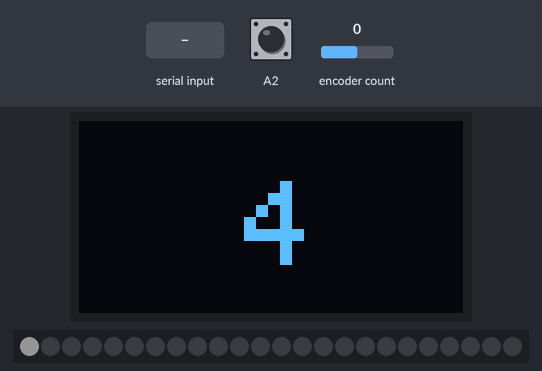
Bench run of a sketch on a simulated Arduino Uno, built with avr-gcc and run on an emulated ATmega328P. Shown: 128×64 one-colour display, 24 RGB LEDs in strip order, left to right. Inputs (shaded band) come from the test bench; at power-on: encoder count 0, A2 HIGH. Dim RGB values are drawn brighter than linear; the display library's start-up logo is not drawn; what the sketch prints to the serial monitor is not drawn.

Above: at 1.7 s.
1.8 s: encoder count set to -1
At 2.8 s:
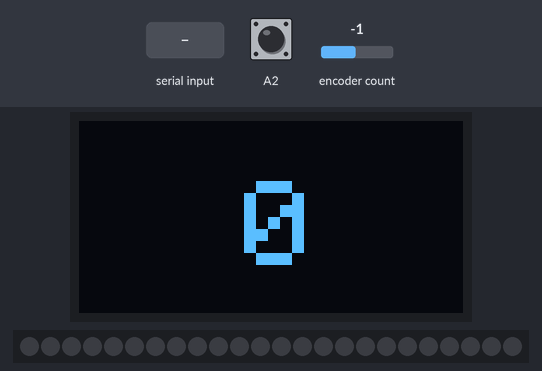
3.3 s: A2 pulled LOW for 0.15 s
10.2 s: "100\n" received over Serial
At 12.7 s:
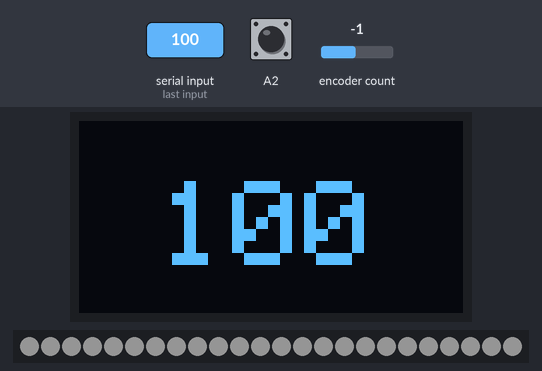
Timing chart, 0 to 14.2 s (numbered marks = the images above; inputs shaded):
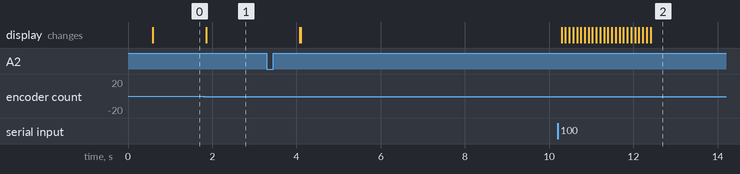

Measured:
- after the input at 10.2 s, the display: first changes after 0.09 s (image 2 shows a later state)

The sketch:

ring.ino
```cpp
#include <Adafruit_NeoPixel.h>
#include <ClickEncoder.h>
#include <TimerOne.h>
#include <SPI.h>
#include <Wire.h>
#include <Adafruit_GFX.h>
#include <Adafruit_SSD1306.h>
#include <math.h>

ClickEncoder *encoder;
int16_t last, value;

void timerIsr() {
  encoder->service();
}

#define SCREEN_WIDTH 128 // OLED display width, in pixels
#define SCREEN_HEIGHT 64 // OLED display height, in pixels
#define OLED_RESET     -1 // Reset pin # (or -1 if sharing Arduino reset pin)
Adafruit_SSD1306 display(SCREEN_WIDTH, SCREEN_HEIGHT, &Wire, OLED_RESET);

#define IDLE_DELAY   30
#define WIRE_ADDRESS  8
#define NEO_PIN       6
#define NUMPIXELS    24
#define FIVE_SECONDS_MS 2000

Adafruit_NeoPixel pixels(NUMPIXELS, NEO_PIN, NEO_GRBW + NEO_KHZ800);

uint8_t currentVolume = 0;
uint16_t timeSinceChange = 0;
uint8_t ringIsOff = 0;

int cooldown = 0;
String volsource = "";

boolean newData = false;
const byte numChars = 6;          // maximum Serial message length
char receivedChars[numChars];     // an array to store the received data

float volume = 0;

void setup() {
  // SSD1306_SWITCHCAPVCC = generate display voltage from 3.3V internally
  if(!display.begin(SSD1306_SWITCHCAPVCC, 0x3C)) {
    Serial.println(F("SSD1306 allocation failed"));
    for(;;); // Don't proceed, loop forever
  }

  // Show initial display buffer contents on the screen --
  // the library initializes this with an Adafruit splash screen.
  display.setTextSize(4);      // Normal 1:1 pixel scale
  display.setTextColor(WHITE); // Draw white text
  display.display();
  delay(500); // Pause for 2 seconds

  // Clear the buffer
  display.clearDisplay();

  pixels.begin();
  Serial.begin(9600);
  encoder = new ClickEncoder(A1, A0, A2);

  Timer1.initialize(480);
  Timer1.attachInterrupt(timerIsr);

  last = -1;
}

void loop() {
  value += encoder->getValue();

  if (cooldown > 0) cooldown --;

  if (value != last and newData == false) {
    Serial.println("rotary");
    newData = true;
     if (volume >= 0 and volume <= 48) {
      if (value > last && volume < 48) volume ++;
      if (value < last && volume > 0) volume --;
    }
    last = value;
    Serial.print("volume:");
    Serial.println(int(volume * 100/48));
    cooldown = 100;
    volsource = "rotary";
  }

  if (cooldown == 0 and value == last and Serial.available() and newData == false) {
    recvWithEndMarker();
    volume = int(atoi(receivedChars) * 0.48);
    volsource = "serial";
  }

  ClickEncoder::Button b = encoder->getButton();
  if (b != ClickEncoder::Open) {
    if (b == ClickEncoder::Clicked) {
      display.invertDisplay(true);
      delay(20);
      display.invertDisplay(false);
    }
    if (b == ClickEncoder::DoubleClicked) Serial.println("doubleclick");
    if (b == ClickEncoder::Pressed) Serial.println("press");
    if (b == ClickEncoder::Held) Serial.println("hold");
    if (b == ClickEncoder::Released) Serial.println("release");
  }

  if (newData == true) {
    newData = false;

    if (volsource == "rotary") {
      currentVolume = round((volume / 48) * pixels.numPixels());
      renderPixels(0, 0, 0, 20);
    }
    if (volsource == "serial") {
      for (uint8_t i = 0; i < pixels.numPixels(); i++) {
        if(round((volume / 48) * pixels.numPixels()) > currentVolume) currentVolume++;
        else if(round((volume / 48) * pixels.numPixels()) < currentVolume) currentVolume--;
        else { break; }
        delayAndListen(50);
        renderPixels(0, 0, 0, 20);
      }
    }
    timeSinceChange = 0;
    ringIsOff = 0;
  } else {
    if (!ringIsOff && timeSinceChange >= FIVE_SECONDS_MS) {
      fadeOut(0, 0, 0, 20);
      ringIsOff = 1;
    } else {
      timeSinceChange += IDLE_DELAY;
    }

    delayAndListen(IDLE_DELAY);
    return;
  }
}

void renderPixels(uint8_t r, uint8_t g, uint8_t b, uint8_t w) {
  display.clearDisplay();
  int percent = round(4.16 * currentVolume);
  float x = 55;
  if (percent > 10) x = 41;
  if (percent == 100) x = 27;
  display.setCursor(x, 20);     // Start at top-left corner
  display.println(percent);
  display.display();

  pixels.clear();

  for (uint8_t i = 0; i < pixels.numPixels(); i++) {
    if (currentVolume > i) {
      pixels.setPixelColor(i, pixels.Color(r, g, b, w));
    } else {
      pixels.setPixelColor(i, pixels.Color(0, 0, 0, 0));
    }
  }

  pixels.show();
}

// This could probably made a bit smoother with each color
// having their own relative step
void fadeOut(uint8_t r, uint8_t g, uint8_t b, uint8_t w) {
  for(;r > 0 || g > 0 || b > 0 || w > 1;) {
    if (r > 0) r--;
    if (g > 0) g--;
    if (b > 0) b--;
    if (w > 1) w--;

    renderPixels(r, g, b, w);

    delayAndListen(20);
  }
}

void delayAndListen(int times) {
  for (int i = 0; i < times; i++) {
    value += encoder->getValue();

    if (value != last) {
      newData = true;
      break;
    } else {
      delay(1);
    }
  }
}

void recvWithEndMarker() {
  static byte ndx = 0;
  char endMarker = '\n';
  char rc;

  while (Serial.available() > 0 && newData == false) {
    rc = Serial.read();
    if (rc != endMarker) {
      receivedChars[ndx] = rc;
      ndx++;
      if (ndx >= numChars) {
        ndx = numChars - 1;
      }
    }
    else {
      receivedChars[ndx] = '\0'; // terminate the string
      ndx = 0;
      newData = true;
    }
  }
}
```
